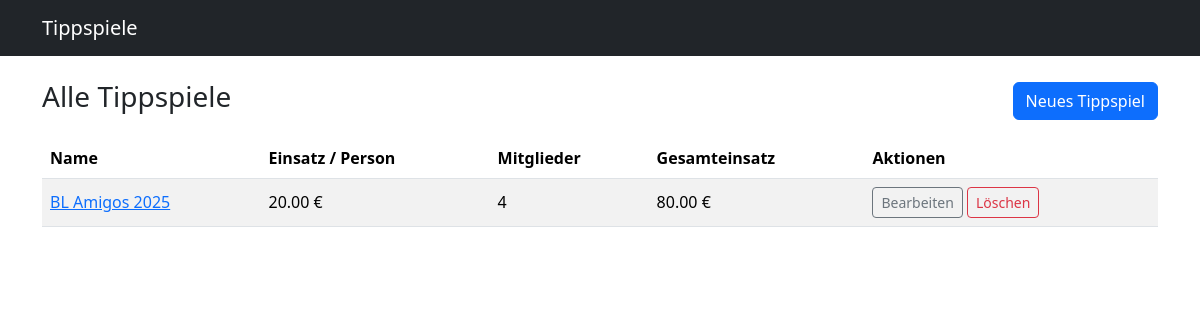
The page / on the database its author committed.
### models.py (models this page shows)
class TippingGame(Base):
    __tablename__ = "tipping_games"
    id: Mapped[int] = mapped_column(Integer, primary_key=True)
    name: Mapped[str] = mapped_column(String(200), nullable=False)
    stake_per_person: Mapped[Decimal] = mapped_column(Numeric(10, 2), nullable=False, default=0)
    url: Mapped[str] = mapped_column(String(500), nullable=True)
    members: Mapped[list["Member"]] = relationship(
        "Member",
        back_populates="game",
        cascade="all, delete-orphan",
        passive_deletes=True,
        lazy="selectin",
    )
    config: Mapped["GameConfig"] = relationship(
        "GameConfig",
        back_populates="game",
        cascade="all, delete-orphan",
        uselist=False,
        lazy="selectin",
    )
    placement_payouts: Mapped[list["PlacementPayout"]] = relationship(
        "PlacementPayout",
        back_populates="game",
        cascade="all, delete-orphan",
        order_by="PlacementPayout.rank.asc()",
        lazy="selectin",
    )
    @hybrid_property
    def total_stake(self) -> Decimal:
        count = len(self.members) if self.members is not None else 0
        return (self.stake_per_person or Decimal("0")) * Decimal(count)

### blueprints/main.py (the view)
@main_bp.route("/")
def index():
    db = get_db()
    games = db.query(TippingGame).all()
    return render_template("index.html", games=games)

### app.py (called while the page is built)
def create_app():
    app = Flask(__name__)
    app.config["SECRET_KEY"] = "dev-secret-change-me"
    os.makedirs("data", exist_ok=True)
    app.config["DATABASE_URL"] = "sqlite:///data/database.db"
    init_engine_and_session(app.config["DATABASE_URL"])
    init_db()
    app.teardown_appcontext(close_db)
    @app.template_filter("money")
    def money_filter(value):
        try:
            return f"{Decimal(value):.2f}"
        except Exception:
            return str(value)
    app.register_blueprint(main_bp)
    app.register_blueprint(games_bp, url_prefix="/games")
    app.register_blueprint(members_bp, url_prefix="/members")
    return app

### db.py (called while the page is built)
def get_db():
    if 'db' not in g:
        if SessionLocal is None:
            raise RuntimeError("Database not initialized. Call init_engine_and_session first.")
        g.db = SessionLocal()
    return g.db

### templates/index.html
{% extends "base.html" %}
{% block content %}
  <div class="d-flex justify-content-between align-items-center mb-3">
    <h1 class="h3">Alle Tippspiele</h1>
    <a class="btn btn-primary" href="{{ url_for('games.create') }}">Neues Tippspiel</a>
  </div>
  {% if games %}
    <div class="table-responsive">
      <table class="table table-striped align-middle">
        <thead>
          <tr>
            <th>Name</th>
            <th>Einsatz / Person</th>
            <th>Mitglieder</th>
            <th>Gesamteinsatz</th>
            <th>Aktionen</th>
          </tr>
        </thead>
        <tbody>
          {% for g in games %}
          <tr>
            <td><a href="{{ url_for('games.detail', game_id=g.id) }}">{{ g.name }}</a></td>
            <td>{{ g.stake_per_person | money }} €</td>
            <td>{{ g.members|length }}</td>
            <td>{{ g.total_stake | money }} €</td>
            <td class="text-nowrap">
              <a class="btn btn-sm btn-outline-secondary" href="{{ url_for('games.edit', game_id=g.id) }}">Bearbeiten</a>
              <form action="{{ url_for('games.delete', game_id=g.id) }}" method="post" class="d-inline" onsubmit="return confirm('Dieses Tippspiel wirklich löschen?');">
                <button class="btn btn-sm btn-outline-danger">Löschen</button>
              </form>
            </td>
          </tr>
          {% endfor %}
        </tbody>
      </table>
    </div>
  {% else %}
    <p>Noch keine Tippspiele vorhanden.</p>
  {% endif %}
{% endblock %}

### rows shown on the page
TippingGame: name "BL Amigos 2025", stake_per_person "20.00", members|length "4", total_stake "80.00"
